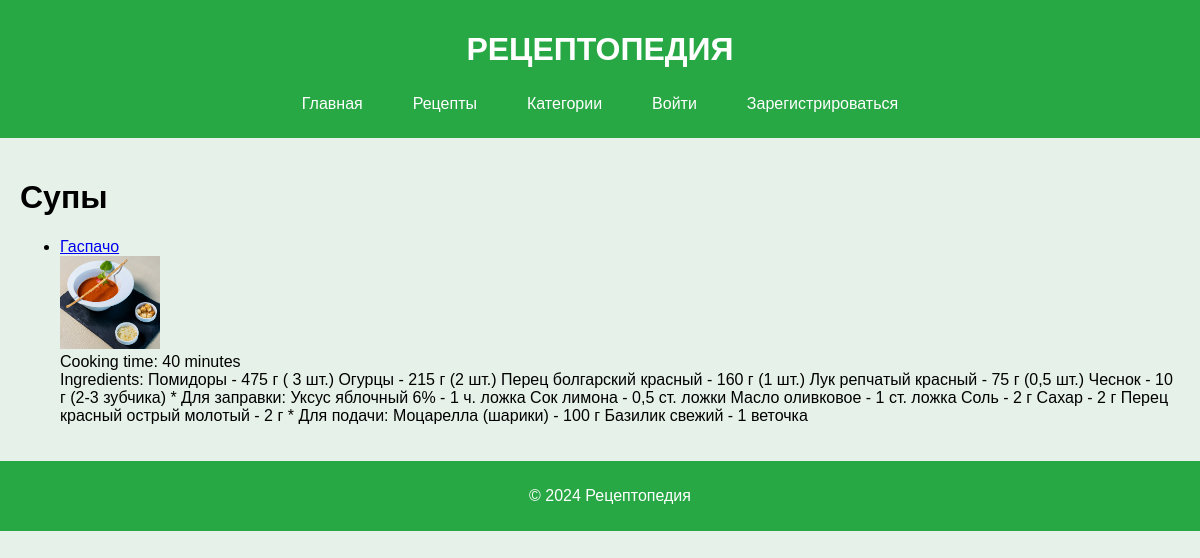
The page /category/8/ on the database as committed earlier.
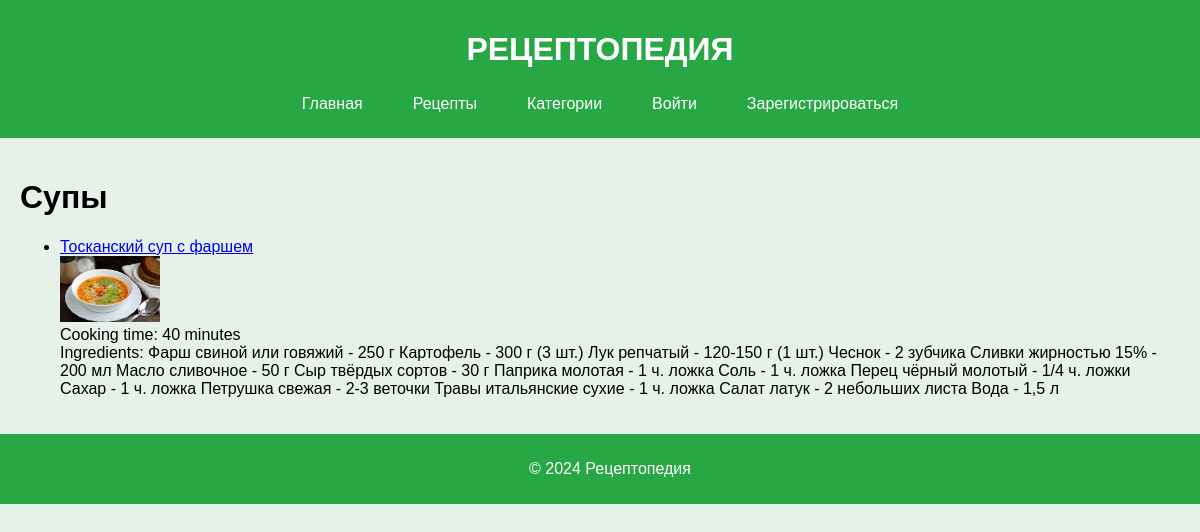
The same page on the database as committed later.
### recipesapp/models.py (models this page shows, shortened)
class Recipe(models.Model):
    title = models.CharField(max_length=200)
    image = models.ImageField(upload_to='recipe_images/')
    category = models.ManyToManyField('RecipeCategory', blank=True)
    cooking_time = models.IntegerField()  # in minutes
    ingredients = models.TextField()
    description = models.TextField()
    author = models.ForeignKey(User, on_delete=models.CASCADE)

### recipesapp/views.py (the view)
# urls.py: path('category/<int:pk>/', category_detail, name='category_detail'),  # маршрут для рецептов категории
def category_detail(request, pk):
    category = get_object_or_404(RecipeCategory, pk=pk)
    recipes = Recipe.objects.filter(category=category)
    return render(request, 'recipesapp/category_detail.html', {'category': category, 'recipes': recipes})

### recipesapp/templates/recipesapp/category_detail.html (shortened to what this page needs)
{% extends 'base.html' %}
{% block content %}
    <h1>{{ category.name }}</h1>
    <ul>
        {% for recipe in recipes %}
            <li>
                <a href="{% url 'recipe_detail' recipe.pk %}">{{ recipe.title }}</a><br>
                <img src="{{ recipe.image.url }}" alt="{{ recipe.title }}" style="width:100px;height:auto;"><br>
                Cooking time: {{ recipe.cooking_time }} minutes<br>
                Ingredients: {{ recipe.ingredients }}<br>
            </li>
        {% endfor %}
    </ul>
{% endblock %}

Rows that differ between the two databases and show on the page:
removed Recipe: title "Гаспачо", image (picture), cooking_time "40", ingredients "Помидоры - 475 г ( 3 шт.) Огурцы - 215 г (2 шт.) Перец болгарский красный - 160 г (1 шт.) Лук репчатый красный - 75 г (0,5 шт.) Чеснок - 10 г (2-3 зубчика) * Для заправки: Уксус яблочный 6% - 1 ч. ложка Сок лимона - 0,5 ст. ложки Масло оливковое - 1 ст. ложка Соль - 2 г Сахар - 2 г Перец красный острый молотый - 2 г * Для подачи: Моцарелла (шарики) - 100 г Базилик свежий - 1 веточка"
added Recipe: title "Тосканский суп с фаршем", image (picture), cooking_time "40", ingredients "Фарш свиной или говяжий - 250 г Картофель - 300 г (3 шт.) Лук репчатый - 120-150 г (1 шт.) Чеснок - 2 зубчика Сливки жирностью 15% - 200 мл Масло сливочное - 50 г Сыр твёрдых сортов - 30 г Паприка молотая - 1 ч. ложка Соль - 1 ч. ложка Перец чёрный молотый - 1/4 ч. ложки Сахар - 1 ч. ложка Петрушка свежая - 2-3 веточки Травы итальянские сухие - 1 ч. ложка Салат латук - 2 небольших листа Вода - 1,5 л"
